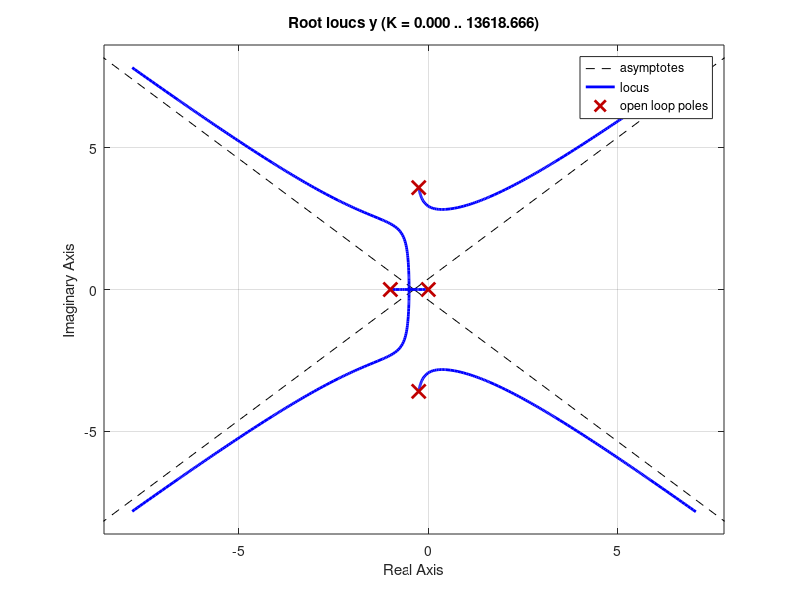

Write the MATLAB code that produced this figure. (Note: this script raises an error after producing the figure.)
clear;

a = [ -1.5    -13.5   -13.0    0 ;
          1          0          0       0 ;
          0          1          0       0 ;
          0          0          1       0];
b = [ 1;  0;  0;  0 ];
c = [ 0  0  0  1 ];
d = 0;

[L,M] = ss2tf(a,b,c,d)
i = tf(L,M)
y = zpk(i)

rlocus(y)
figure

L1 = [1 1.1 11]

M1 = [1 2.5 13]


bode(L1,M1)
figure

u = tf(L1, conv(M,M1))

rlocus(u)
